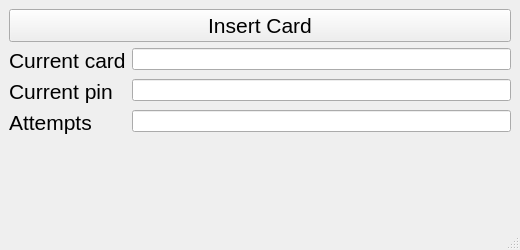
<?xml version="1.0" encoding="UTF-8"?>
<ui version="4.0">
 <class>MainWindow</class>
 <widget class="QMainWindow" name="MainWindow">
  <property name="geometry">
   <rect>
    <x>0</x>
    <y>0</y>
    <width>520</width>
    <height>250</height>
   </rect>
  </property>
  <property name="windowTitle">
   <string>MainWindow</string>
  </property>
  <widget class="QWidget" name="centralwidget">
   <layout class="QGridLayout" name="gridLayout">
    <item row="0" column="0">
     <layout class="QFormLayout" name="formLayout">
      <item row="0" column="0" colspan="2">
       <layout class="QVBoxLayout" name="verticalLayout">
        <item>
         <widget class="QPushButton" name="pushButton">
          <property name="font">
           <font>
            <pointsize>16</pointsize>
           </font>
          </property>
          <property name="text">
           <string>Insert Card</string>
          </property>
         </widget>
        </item>
       </layout>
      </item>
      <item row="1" column="0">
       <widget class="QLabel" name="label">
        <property name="font">
         <font>
          <pointsize>16</pointsize>
         </font>
        </property>
        <property name="text">
         <string>Current card</string>
        </property>
       </widget>
      </item>
      <item row="1" column="1">
       <widget class="QLineEdit" name="CurrentCard"/>
      </item>
      <item row="2" column="0">
       <widget class="QLabel" name="label_2">
        <property name="font">
         <font>
          <pointsize>16</pointsize>
         </font>
        </property>
        <property name="text">
         <string>Current pin</string>
        </property>
       </widget>
      </item>
      <item row="2" column="1">
       <widget class="QLineEdit" name="CurrentPin"/>
      </item>
      <item row="3" column="0">
       <widget class="QLabel" name="label_3">
        <property name="font">
         <font>
          <pointsize>16</pointsize>
         </font>
        </property>
        <property name="text">
         <string>Attempts</string>
        </property>
       </widget>
      </item>
      <item row="3" column="1">
       <widget class="QLineEdit" name="Attempts"/>
      </item>
     </layout>
    </item>
   </layout>
  </widget>
  <widget class="QMenuBar" name="menubar">
   <property name="geometry">
    <rect>
     <x>0</x>
     <y>0</y>
     <width>520</width>
     <height>25</height>
    </rect>
   </property>
  </widget>
  <widget class="QStatusBar" name="statusbar"/>
 </widget>
 <resources/>
 <connections/>
</ui>
